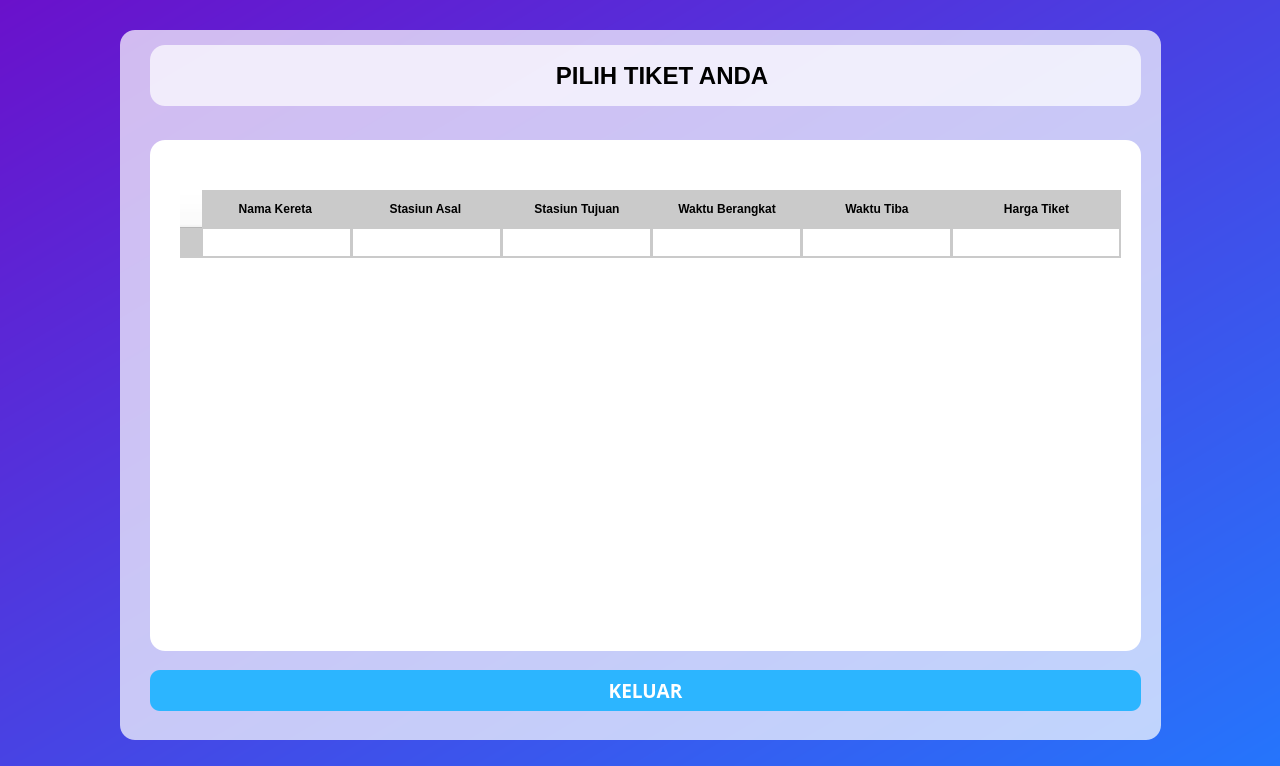
<?xml version="1.0" encoding="UTF-8"?>
<ui version="4.0">
 <class>tiket_show_box</class>
 <widget class="QDialog" name="tiket_show_box">
  <property name="geometry">
   <rect>
    <x>0</x>
    <y>0</y>
    <width>1280</width>
    <height>766</height>
   </rect>
  </property>
  <property name="maximumSize">
   <size>
    <width>1280</width>
    <height>766</height>
   </size>
  </property>
  <property name="windowTitle">
   <string>Dialog</string>
  </property>
  <property name="styleSheet">
   <string notr="true">background: qlineargradient(x1:0, y1:0, x2:1, y2:1, stop:0 #6a11cb, stop:1 #2575fc);
</string>
  </property>
  <widget class="QFrame" name="kereta_box">
   <property name="geometry">
    <rect>
     <x>120</x>
     <y>30</y>
     <width>1041</width>
     <height>710</height>
    </rect>
   </property>
   <property name="styleSheet">
    <string notr="true">background-color: rgba(255, 255, 255, 180); /* Transparansi */
border-radius: 15px; /* Membuat sudut melengkung */
</string>
   </property>
   <property name="frameShape">
    <enum>QFrame::StyledPanel</enum>
   </property>
   <property name="frameShadow">
    <enum>QFrame::Raised</enum>
   </property>
   <widget class="QWidget" name="tiket_box" native="true">
    <property name="geometry">
     <rect>
      <x>30</x>
      <y>110</y>
      <width>991</width>
      <height>511</height>
     </rect>
    </property>
    <property name="styleSheet">
     <string notr="true">background : white;</string>
    </property>
    <widget class="QTableWidget" name="table_pesan_tiket">
     <property name="geometry">
      <rect>
       <x>30</x>
       <y>50</y>
       <width>941</width>
       <height>441</height>
      </rect>
     </property>
     <property name="styleSheet">
      <string notr="true">QTableWidget {
    background-color: white; /* Warna ungu muda untuk latar tabel */
    border-radius: 10px;
    gridline-color: rgb(202, 202, 202); /* Warna garis antar sel */
}

QHeaderView::section {
    background-color:rgb(202, 202, 202);
    color: black;
    padding: 10px;
    border: none;
    font-weight: bold;
    text-align: center;
    border-bottom: 0px solid #004085; /* Garis bawah tegas */
    font-size: 12px;
}

QTableWidget::item {
    padding: 6px;
    border: 1px solid rgb(202, 202, 202); /* Warna border antar sel */
}

QTableWidget::item:selected {
    background-color: rgb(202, 202, 202); /* Warna ungu terang untuk item terpilih */
    color: black;
}

QTableCornerButton::section {
    background-color: rgb(255, 255, 255) ; /* Warna sudut kiri atas tabel */
    border: 1px solid rgb(255, 255, 255);
}
</string>
     </property>
     <attribute name="horizontalHeaderDefaultSectionSize">
      <number>150</number>
     </attribute>
     <attribute name="horizontalHeaderStretchLastSection">
      <bool>true</bool>
     </attribute>
     <row>
      <property name="text">
       <string/>
      </property>
      <property name="textAlignment">
       <set>AlignCenter</set>
      </property>
     </row>
     <column>
      <property name="text">
       <string>Nama Kereta </string>
      </property>
      <property name="textAlignment">
       <set>AlignCenter</set>
      </property>
     </column>
     <column>
      <property name="text">
       <string>Stasiun Asal </string>
      </property>
     </column>
     <column>
      <property name="text">
       <string>Stasiun Tujuan</string>
      </property>
     </column>
     <column>
      <property name="text">
       <string>Waktu Berangkat</string>
      </property>
     </column>
     <column>
      <property name="text">
       <string>Waktu Tiba</string>
      </property>
     </column>
     <column>
      <property name="text">
       <string>Harga Tiket</string>
      </property>
     </column>
     <item row="0" column="0">
      <property name="text">
       <string/>
      </property>
      <property name="textAlignment">
       <set>AlignCenter</set>
      </property>
     </item>
     <item row="0" column="1">
      <property name="text">
       <string/>
      </property>
      <property name="textAlignment">
       <set>AlignCenter</set>
      </property>
     </item>
     <item row="0" column="2">
      <property name="text">
       <string/>
      </property>
      <property name="textAlignment">
       <set>AlignCenter</set>
      </property>
     </item>
     <item row="0" column="3">
      <property name="text">
       <string/>
      </property>
      <property name="textAlignment">
       <set>AlignCenter</set>
      </property>
     </item>
     <item row="0" column="4">
      <property name="text">
       <string/>
      </property>
      <property name="textAlignment">
       <set>AlignCenter</set>
      </property>
     </item>
     <item row="0" column="5">
      <property name="text">
       <string/>
      </property>
      <property name="textAlignment">
       <set>AlignCenter</set>
      </property>
     </item>
    </widget>
   </widget>
   <widget class="QPushButton" name="button_keluar">
    <property name="geometry">
     <rect>
      <x>30</x>
      <y>640</y>
      <width>991</width>
      <height>41</height>
     </rect>
    </property>
    <property name="font">
     <font>
      <family>Montserrat</family>
      <pointsize>14</pointsize>
      <weight>75</weight>
      <bold>true</bold>
     </font>
    </property>
    <property name="styleSheet">
     <string notr="true">QPushButton {
    background-color: rgb(44, 181, 255);
    color: white;
    border-radius: 10px;
	font-family: 'Montserrat';
    font-weight: bold;
    font-size: 14pt; 
    padding: 8px;
}
QPushButton:hover {
    background-color: #0056b3;
}
</string>
    </property>
    <property name="text">
     <string>KELUAR</string>
    </property>
   </widget>
   <widget class="QLabel" name="label">
    <property name="geometry">
     <rect>
      <x>30</x>
      <y>15</y>
      <width>991</width>
      <height>61</height>
     </rect>
    </property>
    <property name="font">
     <font>
      <pointsize>18</pointsize>
      <weight>75</weight>
      <bold>true</bold>
     </font>
    </property>
    <property name="text">
     <string>     PILIH TIKET ANDA</string>
    </property>
    <property name="alignment">
     <set>Qt::AlignCenter</set>
    </property>
   </widget>
  </widget>
  <widget class="QLabel" name="label_5">
   <property name="geometry">
    <rect>
     <x>0</x>
     <y>0</y>
     <width>1280</width>
     <height>766</height>
    </rect>
   </property>
   <property name="maximumSize">
    <size>
     <width>1280</width>
     <height>766</height>
    </size>
   </property>
   <property name="text">
    <string/>
   </property>
   <property name="pixmap">
    <pixmap>3.png</pixmap>
   </property>
   <property name="scaledContents">
    <bool>true</bool>
   </property>
  </widget>
  <zorder>label_5</zorder>
  <zorder>kereta_box</zorder>
 </widget>
 <resources/>
 <connections/>
</ui>
